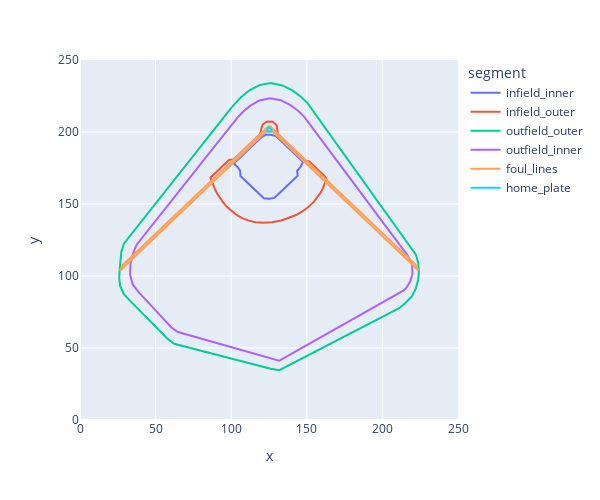
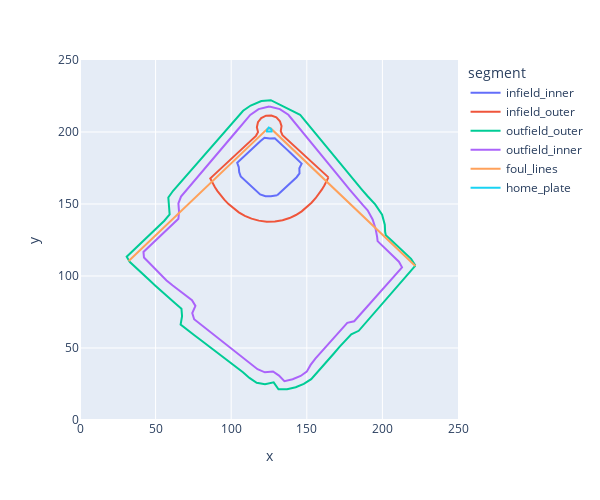
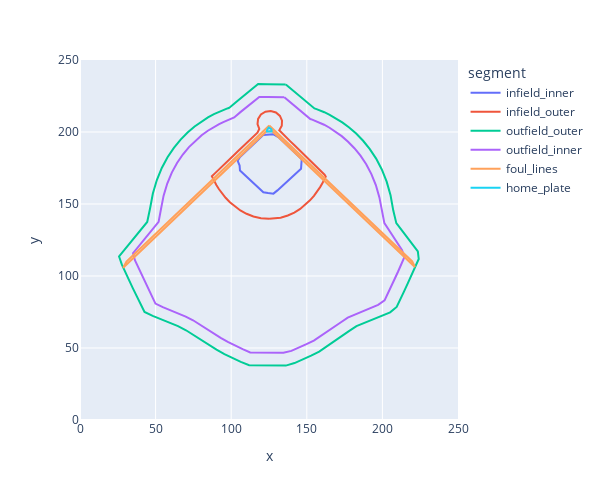
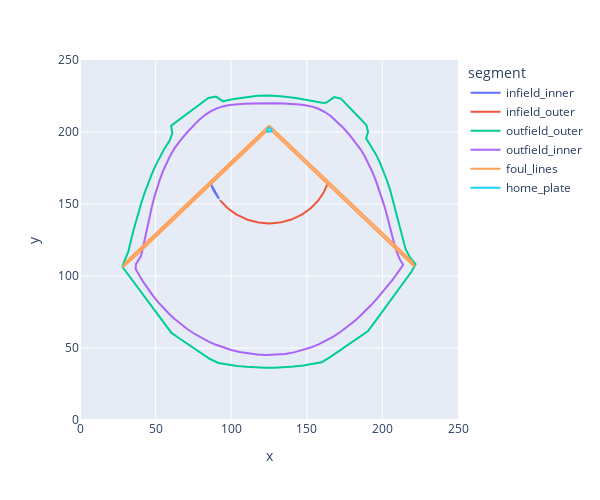

Notebook cell for these charts, in order:
### Code cell
for park in df['team'].drop_duplicates():
    print(park)
    draw_park(park).show()
